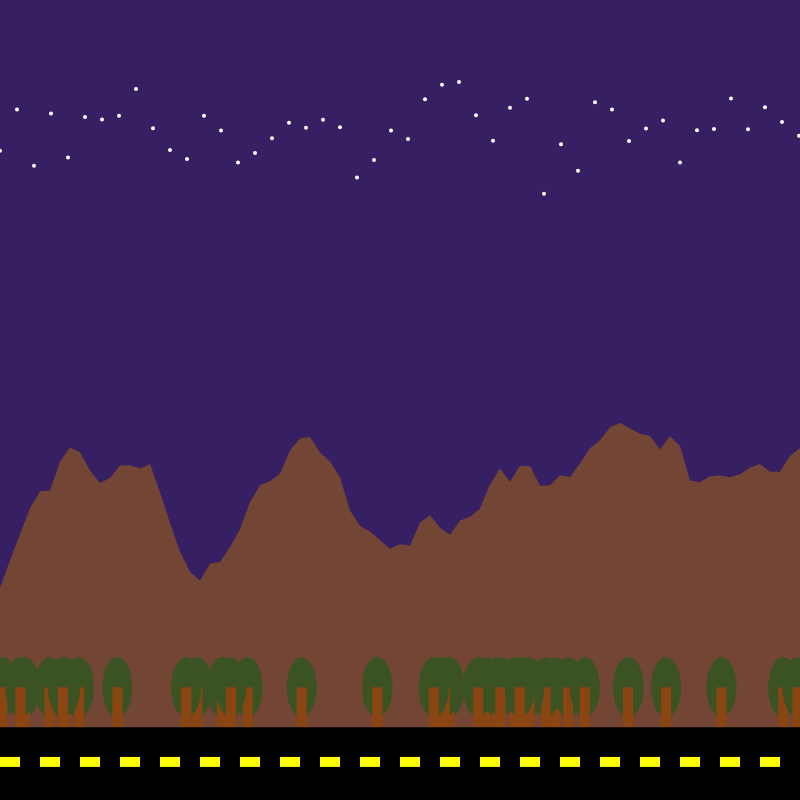
Frame 1 (no input)
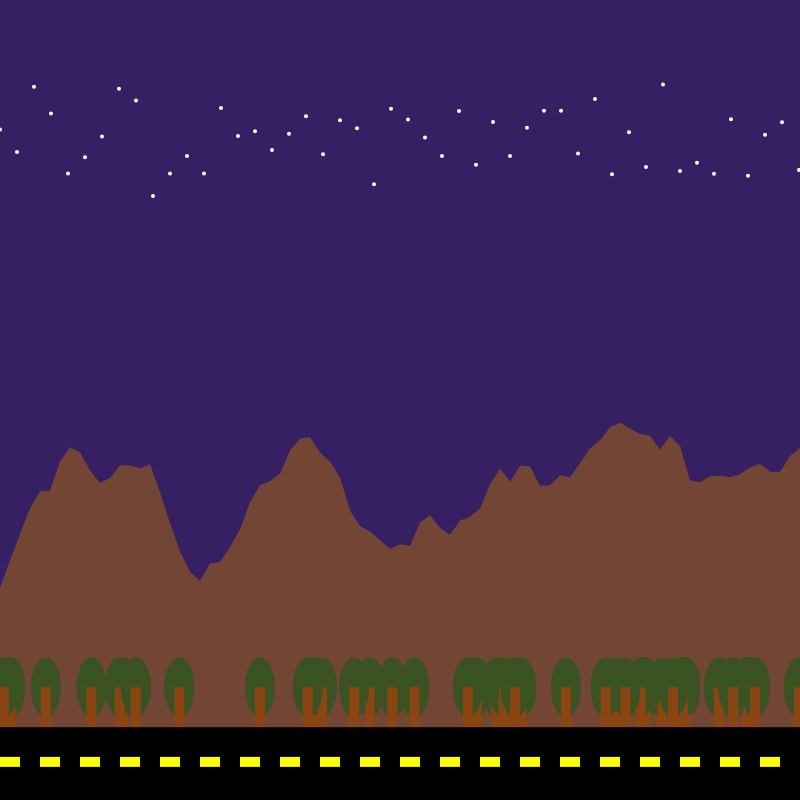
Frame 2 (the mouse pressed at the canvas centre, redrawn once)

The p5.js sketch that drew these frames (run headless with seeded random() and noise() and a simulated clock; the mouse was pressed at the canvas centre and the sketch redrawn once):

// p5.js sketch
// ── sketch.js

function setup() {
  createCanvas(800, 800);  
  noLoop();               
  noStroke();              
  fill("white");           
}
// I picked a landscape I've always wanted to see. 
//It's about driving in the middle of nowhere, 
//surrounded by trees and mountains in the background, 
//right after the sun goes down but before it's totally
// dark. I'm pretty sure that time is called Astronomical Twilight.
// It's a little spooky but also peaceful, and I've always 
// thought it'd be amazing to experience that.

function draw() {
  background("#371F63");   // Dark blueish / purplish background for sky to resemble the sky after sunset 
  
  // Loop to create stars scattered in the sky, 
  for (let x = 0; x <= width; x += 17) {  // Move across canvas width
    let stars = randomGaussian(0, 26);   // Random y I called stars for scattered star placement
    let y = height / 6 + stars;          // Position stars in upper part of canvas
    fill("White");                        // white color
    circle(x, y, 4);                      // Small circles for stars
  }

  // Creating mountains using smooth peaks with noise()
  fill('#724535');                        // Brown for mountain color
  beginShape();                           // Start custom shape for mountains
  vertex(0, height);                      // Start shape at bottom left of canvas

  // Loop to generate mountain peaks using noise for randomness 
  for (let x = 0; x <= width; x += 10) {  // Move horizontally in small steps
    let y = noise(x * 0.01) * height / 2 + height / 2.5;  // Mountain peaks with noise
    vertex(x, y);                         //   positions of the mountain peaks
  }

  vertex(width, height);                  // End shape at bottom right corner
  endShape(CLOSE);                        // Complete the mountain shape
  
  //used https://p5js.org/reference/p5/beginShape/ and https://p5js.org/reference/p5/endShape/ ^^

  // Drawing random trees in the midground
  for (let i = 0; i < 40; i++) {          // 40 trees
    let X = random(width);                // Random position for each tree
    let Y = height / 1.1;                 // Positioning the trees on the the road im creating next
    fill("#3B5323");                      // Tree is Green 
    ellipse(X, Y - 40, 30, 60);           // Tree as ellipse
    fill("#8B4513");                      // Brown for tree trunk
    rect(X - 5, Y - 40, 10, 40);          // Tree trunk rectangle
  }

  // Road at the bottom
  fill("black");
  rect(0, height / 1.1, width, 80);  

  // Yellow dashed lines on the road
  for (let x = 0; x <= width; x += 40) {  // Move horizontally with 40px gaps
    let y = height / 1.05;                 // Position of dashed lines on the road
    fill("yellow");                       // Yellow for dashed lines
    rect(x, y - 5, 20, 10);               // Rectangles to make dashed lines
  }
}
